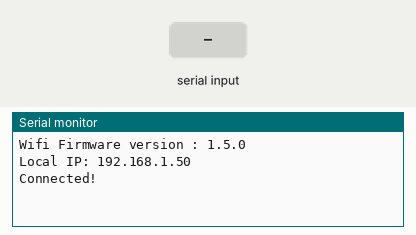
A sketch run on a simulated Arduino MKR. Shown: the last lines printed to the serial monitor. The test bench sets the inputs (shaded band). WiFi joins after 1.5 s; servers stay silent unless stated.

Above: at 2.9 s.
3.0 s: "1\n" received over Serial
At 4.2 s:
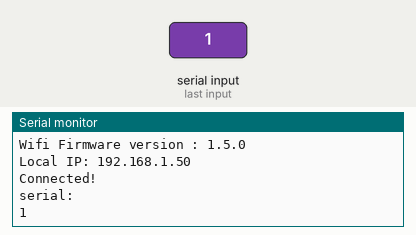
4.5 s: "0\n" received over Serial
At 5.6 s:
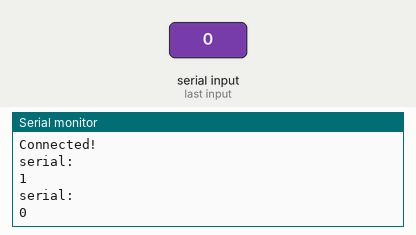
6.0 s: "2\n" received over Serial
At 6.9 s:
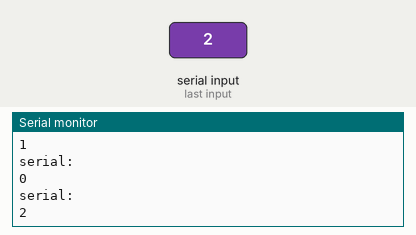

The sketch:

mkr1000_client.ino
```cpp
#include <WiFi101.h>

IPAddress server(192, 168, 1, 1);
WiFiClient client;

unsigned long last_time;
unsigned long time_to_wait;
String ans;

boolean newData = false;

const byte numChars = 100;
char receivedChars[numChars];

void recvWithEndMarker() {
  static byte ndx = 0;
  char endMarker = '\n';
  char rc;

  // if (Serial.available() > 0) {
  while (Serial.available() > 0 && newData == false) {
    //Serial.println("lecture");
    rc = Serial.read();

    if (rc != endMarker) {
    receivedChars[ndx] = rc;
    ndx++;
    if (ndx >= numChars) {
      ndx = numChars - 1;
      }
    }
    else {
      //Serial.print("lu :");
      //Serial .println(ndx);
      receivedChars[ndx] = '\0'; // terminate the string
      ndx = 0;
      newData = true;
    }
  }
}

void setup() {
  Serial.begin(9600);


  if (WiFi.status() == WL_NO_SHIELD) {
    Serial.println("WiFi shield not present");
    while (true) ;
  }

  String fv = WiFi.firmwareVersion();
  Serial.print("Wifi Firmware version : ");
  Serial.println(fv);

  int status = WL_IDLE_STATUS;
  do {
    status = WiFi.begin("MKR1000_RATATOUILLE");
  } while (status != WL_CONNECTED);

  IPAddress ip = WiFi.localIP();
  Serial.print("Local IP: ");
  Serial.println(ip);

  if (client.connect(server, 80)) {
    Serial.println("Connected!");
  }
  else {
    Serial.println("Connection failed");
    while (true);
  }
  last_time = millis();
  time_to_wait = 100;
}

void loop() {

  recvWithEndMarker();
  if(newData == true){
    client.println(receivedChars);
    Serial.println("serial: ");
    Serial.println(receivedChars);
    /*
    while (Serial.available()> 0)
      Serial.read();
      */
    newData = false;
  }

  //Serial.println("loop");
  delay(50);

  if (client.available()) {
    ans = client.readStringUntil('\n');
    Serial.println("wifi: ");
    Serial.println(ans);
  }


  delay(50);
  if (WiFi.status() != WL_CONNECTED) {
    Serial.println(WiFi.status());
    setup();
  }
}
```

Measured:
- after the input at 3.0 s, the serial monitor: prints a new line at once (image 1)
- after the input at 4.5 s, the serial monitor: prints a new line at once (image 2)
- after the input at 6.0 s, the serial monitor: prints a new line at once (image 3)
